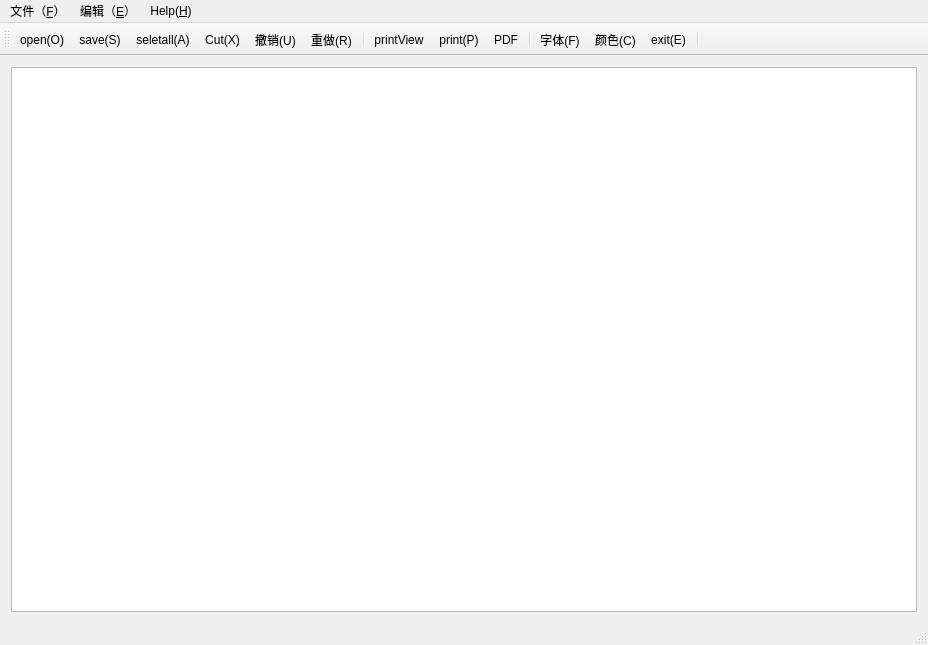
<?xml version="1.0" encoding="UTF-8"?>
<ui version="4.0">
 <class>MainWindow</class>
 <widget class="QMainWindow" name="MainWindow">
  <property name="geometry">
   <rect>
    <x>0</x>
    <y>0</y>
    <width>928</width>
    <height>645</height>
   </rect>
  </property>
  <property name="windowTitle">
   <string>MainWindow</string>
  </property>
  <widget class="QWidget" name="centralWidget">
   <layout class="QVBoxLayout" name="verticalLayout">
    <item>
     <widget class="QTextEdit" name="textEdit">
      <property name="styleSheet">
       <string notr="true">border-image: url(:/new/ICON/images/background_black.png);
border-image: url(:/new/ICON/images/backgroundp.png);</string>
      </property>
     </widget>
    </item>
   </layout>
  </widget>
  <widget class="QMenuBar" name="menuBar">
   <property name="geometry">
    <rect>
     <x>0</x>
     <y>0</y>
     <width>928</width>
     <height>23</height>
    </rect>
   </property>
   <widget class="QMenu" name="menu_F">
    <property name="title">
     <string>文件（&amp;F）</string>
    </property>
    <addaction name="newAction"/>
    <addaction name="openAction"/>
    <addaction name="saveAction"/>
    <addaction name="saveAsAction"/>
    <addaction name="separator"/>
    <addaction name="printAction"/>
    <addaction name="printPdfAction"/>
    <addaction name="printViewAction"/>
    <addaction name="separator"/>
    <addaction name="exitAction"/>
   </widget>
   <widget class="QMenu" name="menu_E">
    <property name="title">
     <string>编辑（&amp;E）</string>
    </property>
    <addaction name="undoAction"/>
    <addaction name="redoAction"/>
    <addaction name="separator"/>
    <addaction name="copyAction"/>
    <addaction name="pasteAction"/>
    <addaction name="cutAction"/>
    <addaction name="seletAllAction"/>
    <addaction name="separator"/>
    <addaction name="fontAction"/>
    <addaction name="colorAction"/>
    <addaction name="timeAction"/>
   </widget>
   <widget class="QMenu" name="menu_O">
    <property name="title">
     <string>Help(&amp;H)</string>
    </property>
    <addaction name="actionUpdate_U"/>
    <addaction name="aboutSoftWareAction"/>
    <addaction name="actionHelp_E"/>
    <addaction name="gitHubAction"/>
    <addaction name="aboutQtAction"/>
   </widget>
   <addaction name="menu_F"/>
   <addaction name="menu_E"/>
   <addaction name="menu_O"/>
  </widget>
  <widget class="QToolBar" name="mainToolBar">
   <attribute name="toolBarArea">
    <enum>TopToolBarArea</enum>
   </attribute>
   <attribute name="toolBarBreak">
    <bool>false</bool>
   </attribute>
   <addaction name="openAction"/>
   <addaction name="saveAction"/>
   <addaction name="seletAllAction"/>
   <addaction name="cutAction"/>
   <addaction name="undoAction"/>
   <addaction name="redoAction"/>
   <addaction name="separator"/>
   <addaction name="printViewAction"/>
   <addaction name="printAction"/>
   <addaction name="printPdfAction"/>
   <addaction name="separator"/>
   <addaction name="fontAction"/>
   <addaction name="colorAction"/>
   <addaction name="exitAction"/>
   <addaction name="separator"/>
  </widget>
  <widget class="QStatusBar" name="statusBar"/>
  <action name="undoAction">
   <property name="icon">
    <iconset>
     <normalon>:/new/ICON/images/undo0.png</normalon>
    </iconset>
   </property>
   <property name="text">
    <string>撤销(&amp;U)</string>
   </property>
  </action>
  <action name="redoAction">
   <property name="icon">
    <iconset resource="res.qrc">
     <normaloff>:/new/ICON/images/turnright.png</normaloff>:/new/ICON/images/turnright.png</iconset>
   </property>
   <property name="text">
    <string>重做(&amp;R)</string>
   </property>
  </action>
  <action name="action_C">
   <property name="icon">
    <iconset resource="res.qrc">
     <normaloff>:/new/ICON/images/addButton.png</normaloff>:/new/ICON/images/addButton.png</iconset>
   </property>
   <property name="text">
    <string>复制(&amp;C)</string>
   </property>
  </action>
  <action name="colorAction">
   <property name="icon">
    <iconset resource="res.qrc">
     <normaloff>:/new/ICON/images/editinvert.png</normaloff>:/new/ICON/images/editinvert.png</iconset>
   </property>
   <property name="text">
    <string>颜色(&amp;C)</string>
   </property>
  </action>
  <action name="fontAction">
   <property name="icon">
    <iconset resource="res.qrc">
     <normaloff>:/new/ICON/images/pickall.png</normaloff>:/new/ICON/images/pickall.png</iconset>
   </property>
   <property name="text">
    <string>字体(&amp;F)</string>
   </property>
  </action>
  <action name="timeAction">
   <property name="icon">
    <iconset resource="res.qrc">
     <normaloff>:/new/ICON/images/sendButton.png</normaloff>:/new/ICON/images/sendButton.png</iconset>
   </property>
   <property name="text">
    <string>Time(&amp;T)</string>
   </property>
  </action>
  <action name="openAction">
   <property name="icon">
    <iconset resource="res.qrc">
     <normaloff>:/new/ICON/images/scissors-hover.png</normaloff>:/new/ICON/images/scissors-hover.png</iconset>
   </property>
   <property name="text">
    <string>open(&amp;O)</string>
   </property>
  </action>
  <action name="newAction">
   <property name="icon">
    <iconset resource="res.qrc">
     <normaloff>:/new/ICON/images/create_patient.png</normaloff>:/new/ICON/images/create_patient.png</iconset>
   </property>
   <property name="text">
    <string>new(&amp;N)</string>
   </property>
  </action>
  <action name="saveAction">
   <property name="icon">
    <iconset resource="res.qrc">
     <normaloff>:/new/ICON/images/filesaveas.png</normaloff>:/new/ICON/images/filesaveas.png</iconset>
   </property>
   <property name="text">
    <string>save(&amp;S)</string>
   </property>
  </action>
  <action name="saveAsAction">
   <property name="icon">
    <iconset resource="res.qrc">
     <normaloff>:/new/ICON/images/setParameter.png</normaloff>:/new/ICON/images/setParameter.png</iconset>
   </property>
   <property name="text">
    <string>save as(&amp;A)</string>
   </property>
  </action>
  <action name="printAction">
   <property name="icon">
    <iconset resource="res.qrc">
     <normaloff>:/new/ICON/images/pagesprint.png</normaloff>:/new/ICON/images/pagesprint.png</iconset>
   </property>
   <property name="text">
    <string>print(&amp;P)</string>
   </property>
  </action>
  <action name="exitAction">
   <property name="icon">
    <iconset resource="res.qrc">
     <normaloff>:/new/ICON/images/init.png</normaloff>:/new/ICON/images/init.png</iconset>
   </property>
   <property name="text">
    <string>exit(&amp;E)</string>
   </property>
  </action>
  <action name="copyAction">
   <property name="icon">
    <iconset resource="res.qrc">
     <normaloff>:/new/ICON/images/addButton.png</normaloff>:/new/ICON/images/addButton.png</iconset>
   </property>
   <property name="text">
    <string>copy(&amp;C)</string>
   </property>
  </action>
  <action name="seletAllAction">
   <property name="icon">
    <iconset resource="res.qrc">
     <normaloff>:/new/ICON/images/zoom_in.png</normaloff>:/new/ICON/images/zoom_in.png</iconset>
   </property>
   <property name="text">
    <string>seletall(&amp;A)</string>
   </property>
  </action>
  <action name="pasteAction">
   <property name="icon">
    <iconset resource="res.qrc">
     <normaloff>:/new/ICON/images/editresize.png</normaloff>:/new/ICON/images/editresize.png</iconset>
   </property>
   <property name="text">
    <string>paste(&amp;P)</string>
   </property>
  </action>
  <action name="cutAction">
   <property name="icon">
    <iconset resource="res.qrc">
     <normaloff>:/new/ICON/images/2.png</normaloff>:/new/ICON/images/2.png</iconset>
   </property>
   <property name="text">
    <string>Cut(&amp;X)</string>
   </property>
  </action>
  <action name="actionUpdate_U">
   <property name="text">
    <string>update(&amp;U)</string>
   </property>
  </action>
  <action name="aboutSoftWareAction">
   <property name="text">
    <string>about software(&amp;S)</string>
   </property>
  </action>
  <action name="actionHelp_E">
   <property name="text">
    <string>help(&amp;E)</string>
   </property>
  </action>
  <action name="gitHubAction">
   <property name="text">
    <string>github(&amp;G)</string>
   </property>
  </action>
  <action name="aboutQtAction">
   <property name="text">
    <string>about Qt(&amp;Q)</string>
   </property>
  </action>
  <action name="printViewAction">
   <property name="icon">
    <iconset resource="res.qrc">
     <normaloff>:/new/ICON/images/recording.png</normaloff>:/new/ICON/images/recording.png</iconset>
   </property>
   <property name="text">
    <string>printView</string>
   </property>
  </action>
  <action name="printPdfAction">
   <property name="icon">
    <iconset resource="res.qrc">
     <normaloff>:/new/ICON/images/fileloaded.png</normaloff>:/new/ICON/images/fileloaded.png</iconset>
   </property>
   <property name="text">
    <string>PDF</string>
   </property>
  </action>
 </widget>
 <layoutdefault spacing="6" margin="11"/>
 <resources>
  <include location="res.qrc"/>
 </resources>
 <connections/>
</ui>
